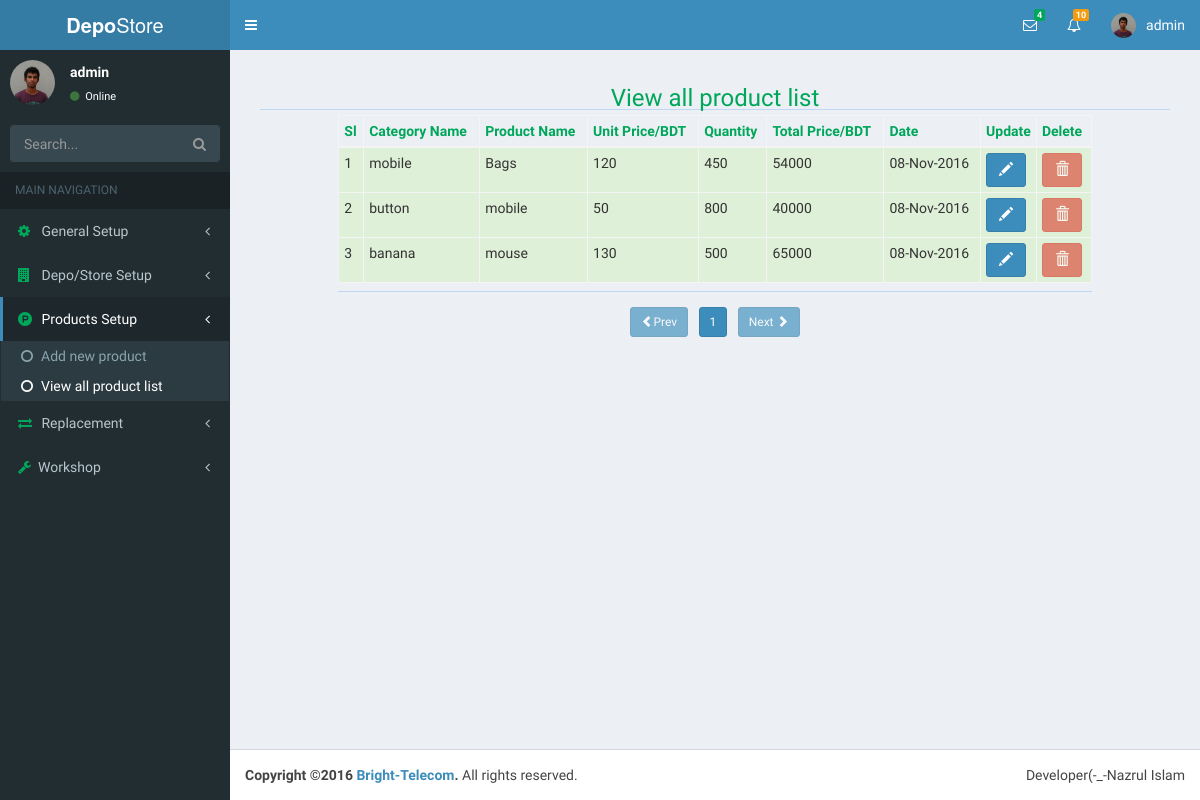
/index.php?page=productViewList&folder=products (signed in), run on an earlier commit of the app's database.
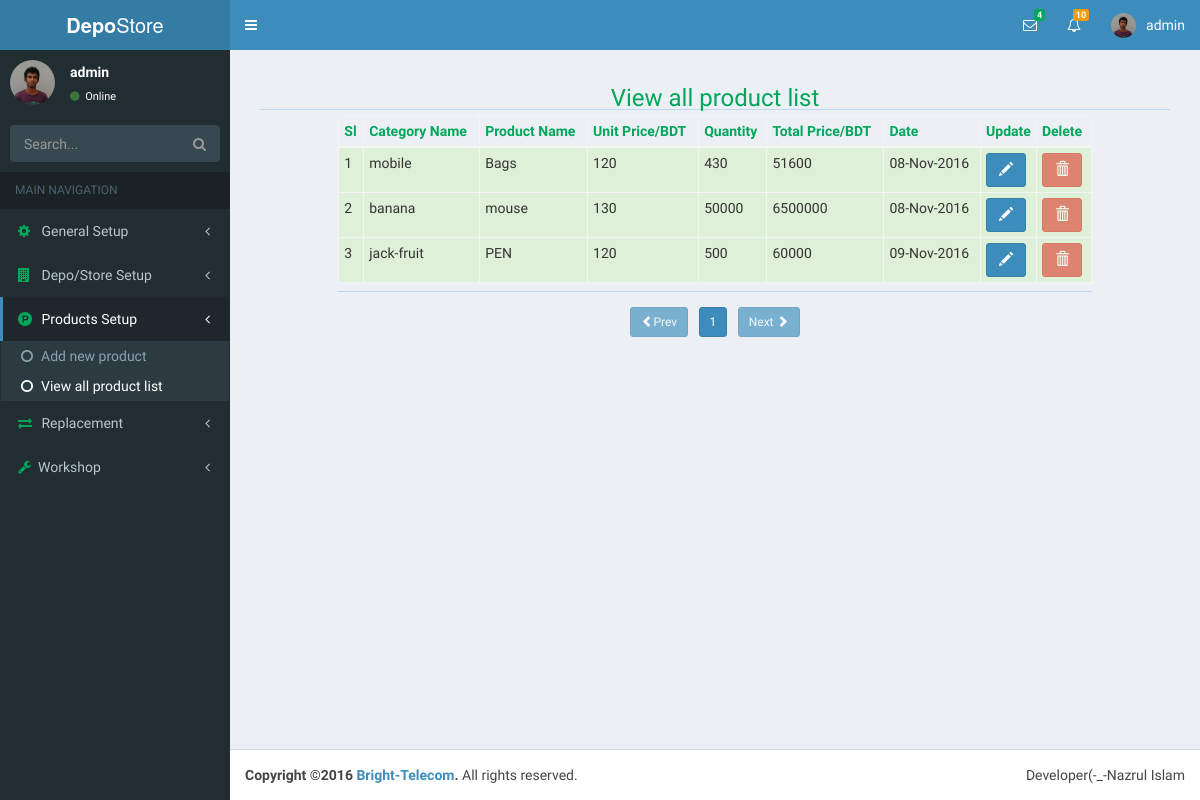
And on a later commit of the database.
### tables this page shows
CREATE TABLE `user` (
  `id` int(11) NOT NULL,
  `userName` varchar(20) NOT NULL,
  `password` varchar(42) NOT NULL,
  `userType` varchar(20) NOT NULL,
  `last_login` timestamp NOT NULL DEFAULT CURRENT_TIMESTAMP,
  `status` varchar(8) NOT NULL
);

CREATE TABLE `products` (
  `id` int(11) NOT NULL,
  `user_id` int(11) NOT NULL,
  `cat_id` int(11) NOT NULL,
  `pro_name` varchar(30) NOT NULL,
  `pro_price` int(6) NOT NULL,
  `quantity` int(6) NOT NULL,
  `total_price` int(11) NOT NULL,
  `uploader` varchar(30) NOT NULL,
  `entry_date` date NOT NULL
);

CREATE TABLE `category` (
  `id` int(11) NOT NULL,
  `catName` varchar(40) NOT NULL
);

### necessaryClass/user.php (called while the page is built, shortened)
<?php
class loginUser{
	public function userType(){
		if($_SESSION['userType']=='admin' OR $_SESSION['userType']=='superadmin'){
			return $_SESSION['userType'];
		}
		return false;
	}
}
$obj = new loginUser;
?>

### products/productViewList.php (the view, shortened to what this page needs)
<?php
	require('database.php');
	$pagination=$db->prepare("SELECT * FROM products");
	$pagination->execute();
	$totalRow=$pagination->rowCount();
	$itemPerpage=5;
	$totalPage=ceil($totalRow/$itemPerpage);
	$pageNumber=(isset($_GET['pgNumber'])?$_GET['pgNumber']:$_GET['pgNumber']=1);
	$start=($pageNumber-1)*$itemPerpage;
	$viewAllProList=$db->prepare("SELECT products.*,category.catName FROM products LEFT JOIN category ON products.cat_id=category.id LIMIT $start,$itemPerpage");
	$viewAllProList->execute();
	$sl='';
	$data='';
	while($viewAllProListRow=$viewAllProList->fetch(PDO::FETCH_OBJ)){
		$sl++;
		$date=date('d-M-Y',strtotime($viewAllProListRow->entry_date));
		$data.="
			<tr class='success'>
				<td>$sl</td>
				<td>$viewAllProListRow->catName</td>
				<td>$viewAllProListRow->pro_name</td>
				<td>$viewAllProListRow->pro_price</td>
				<td>$viewAllProListRow->quantity</td>
				<td>$viewAllProListRow->total_price</td>
				<td>$date</td>
				<td>
					<a href='index.php?page=productEdit&folder=products&proEditId=$viewAllProListRow->id' class='btn btn-primary'>
						<span class='glyphicon glyphicon-pencil'></span>
					</a>
				</td>
				<td>
					<a href='index.php?page=productViewList&folder=products&proDelid=$viewAllProListRow->id' class='btn btn-danger disabled'>
						<span class='glyphicon glyphicon-trash'></span>
					</a>
				</td>
			</tr>
		";
	};
?>
<div class="container-fluid">
	<div class="row">
		<div class="col-sm-12">
			<h3 class="text-center text-green">View all product list</h3>
			<hr>
		</div>
	</div>
	<div class="row">
		<div class="col-sm-10 col-sm-offset-1">
			<table class="table table-bordered table-hover table-condensed table-striped">
				<thead class="text-green">
					<th>Sl</th>
					<th>Category Name</th>
					<th>Product Name</th>
					<th>Unit Price/BDT</th>
					<th>Quantity</th>
					<th>Total Price/BDT</th>
					<th>Date</th>
					<th width="5%">Update</th>
					<th>Delete</th>
				<thead>
				<tbody>
					<?php echo $data;?>
				</tbody>
			</table><hr>
		</div>
	</div>
	<div class="row">
		<div class="col-xs-8 col-xs-offset-2 text-center" style="margin-top:10px">
			<?php
				$pagePre=$pageNumber-1;
				$pageNext=$pageNumber+1;
				if($pagePre==0){
					echo"<a href='index.php?page=productViewList&folder=products&pgNumber={$pagePre}' class='btn btn-primary btn-sm disabled'><span class='glyphicon glyphicon-chevron-left'></span>Prev</a> &nbsp;&nbsp;";
				}else{
					echo"<a href='index.php?page=productViewList&folder=products&pgNumber={$pagePre}' class='btn btn-primary btn-sm'><span class='glyphicon glyphicon-chevron-left'></span>Prev</a> &nbsp;&nbsp;";
				}
				if($pageNumber <= $totalPage){
					for($i=1;$i<=$totalPage;$i++){
						if($i == $pageNumber){
								echo "<a href='index.php?page=productViewList&folder=products&pgNumber={$i}' class='btn btn-primary btn-sm'>$i</a>".'&nbsp;';
						}else{
							echo "<a href='index.php?page=productViewList&folder=products&pgNumber={$i}' class='btn btn-default btn-sm'>$i</a>".'&nbsp;';
						}
					}
				}else{
					echo"Page not found ! 404";
				}
				if($pageNumber==$totalPage){
					echo"&nbsp;&nbsp;<a class='btn btn-primary btn-sm disabled'
						href='index.php?page=productViewList&folder=products&pgNumber={$pageNext}'>Next
							<span class='glyphicon glyphicon-chevron-right'></span>
						</a>";
				}else{
					echo"&nbsp;&nbsp;<a href='index.php?page=productViewList&folder=products&pgNumber={$pageNext}'
					 class='btn btn-primary btn-sm'>Next
					 	<span class='glyphicon glyphicon-chevron-right'></span>
					 </a>";
				}
			?>
		</div>
	</div>
</div>

### include/header.php (shortened to what this page needs)
<?php
require('database.php');
require('necessaryClass/user.php');
$userId=$_SESSION['userId'];
$userNameSelect=$db->prepare("SELECT * FROM `user` WHERE id=?");
$userNameSelect->bindParam(1,$userId);
$userNameSelect->execute();
$userNameRow=$userNameSelect->fetch(PDO::FETCH_ASSOC);
?>
<!DOCTYPE html>
<html>
	<head>
	  <link rel="stylesheet" href="bootstrap/css/bootstrap.min.css">
	  <link rel="stylesheet" href="https://cdnjs.cloudflare.com/ajax/libs/font-awesome/4.5.0/css/font-awesome.min.css">
	  <link rel="stylesheet" href="../datepicker/css/datepicker.css">
	  <link rel="stylesheet" href="dist/css/AdminLTE.min.css">
	       <link href="http://ajax.googleapis.com/ajax/libs/jqueryui/1.8/themes/base/jquery-ui.css" rel="stylesheet" type="text/css"/>
	  <link rel="stylesheet" href="dist/css/skins/_all-skins.min.css">
	  <link rel="stylesheet" href="datepicker/css/datepicker.css">
	  <link rel="stylesheet" href="plugins/bootstrap-wysihtml5/bootstrap3-wysihtml5.min.css">
	</head>
	<body class="hold-transition skin-blue sidebar-mini">
		<div class="wrapper">
		  <header class="main-header">
		    <a href="index.php" class="logo">
		      <span class="logo-lg"><b>Depo</b>Store</span>
		    </a>
		    <nav class="navbar navbar-static-top">
		      <a href="#" class="sidebar-toggle" data-toggle="offcanvas" role="button">
		      </a>
		      <div class="navbar-custom-menu">
		        <ul class="nav navbar-nav">
		          <li class="dropdown messages-menu">
		            <a href="#" class="dropdown-toggle" data-toggle="dropdown">
		              <i class="fa fa-envelope-o"></i>
		              <span class="label label-success">4</span>
		            </a>
		          </li>
		          <li class="dropdown notifications-menu">
		            <a href="#" class="dropdown-toggle" data-toggle="dropdown">
		              <i class="fa fa-bell-o"></i>
		              <span class="label label-warning">10</span>
		            </a>
		          </li>
		          <li class="dropdown user user-menu">
		            <a href="#" class="dropdown-toggle" data-toggle="dropdown">
		              <img src="dist/img/user2-160x160.jpg" class="user-image" alt="User Image">
		              <span class="hidden-xs"><?php echo $userNameRow['userName'];?></span>
		            </a>
		          </li>
		        </ul>
		      </div>
		    </nav>
		  </header>

### include/sideBar.php (shortened to what this page needs)
<aside class="main-sidebar">
    <section class="sidebar">
      <div class="user-panel">
        <div class="pull-left image">
          <img src="dist/img/user2-160x160.jpg" class="img-circle" alt="User Image">
        </div>
        <div class="pull-left info">
          <p><?php echo $userNameRow['userName'];?></p>
          <a href="#"><i class="fa fa-circle text-success"></i> Online</a>
        </div>
      </div>
      <form action="#" method="get" class="sidebar-form">
        <div class="input-group">
          <input type="text" name="q" class="form-control" placeholder="Search...">
              <span class="input-group-btn">
                <button type="submit" name="search" id="search-btn" class="btn btn-flat"><i class="fa fa-search"></i>
                </button>
              </span>
        </div>
      </form>
      <ul class="sidebar-menu">
        <li class="header">MAIN NAVIGATION</li>
        <?php
        	if($obj->userType()){
        ?>
	        <li class="<?php echo(isset($_GET['folder']) && $_GET['folder']=='setup')?'active':null;?> treeview">
	          <a href="#">
	            <i class="fa fa-cog text-green"></i> <span>General Setup</span>
	            <span class="pull-right-container">
	              <i class="fa fa-angle-left pull-right"></i>
	            </span>
	          </a>
	        </li>
        <?php } ?>
        <li class="<?php echo(isset($_GET['folder']) && $_GET['folder']=='depoinfo')?'active':null;?> treeview">
          <a href="#">
            <i class="fa fa-building text-green"></i> <span>Depo/Store Setup</span>
            <span class="pull-right-container">
              <i class="fa fa-angle-left pull-right"></i>
            </span>
          </a>
        </li>
        <?php
        	if($obj->userType()){
        ?>
	        <li class="<?php echo(isset($_GET['folder']) && $_GET['folder']=='products')?'active':null;?> treeview">
	          <a href="#">
	            <i class="fa fa-product-hunt text-green"></i> <span>Products Setup</span>
	            <span class="pull-right-container">
	              <i class="fa fa-angle-left pull-right"></i>
	            </span>
	          </a>
	          <ul class="treeview-menu">
	            <li class="<?php echo (isset($_GET['page']) && $_GET['page']=='productSetup')? 'active':null;?>"><a href="index.php?page=productSetup&folder=products"><i class="fa fa-circle-o"></i>Add new product</a></li>
	            <li class="<?php echo(isset($_GET['page']) && $_GET['page']=='productViewList')?'active':null;?>">
	            	<a href="index.php?page=productViewList&folder=products"><i class="fa fa-circle-o"></i>View all product list</a>
	            </li>
	          </ul>
	        </li>
        <?php } ?>
        <li class="<?php echo(isset($_GET['folder']) && $_GET['folder']=='replace')?'active':null;?> treeview">
        	<a href="#">
            <i class="fa fa-exchange text-green"></i> <span>Replacement</span>
            <span class="pull-right-container">
              <i class="fa fa-angle-left pull-right"></i>
            </span>
          </a>
        </li>
         <?php
         	if($obj->userType()){
         ?>
	        <li class="<?php echo(isset($_GET['folder']) && $_GET['folder']=='workshop')?'active':null;?> treeview">
	          <a href="#">
	            <i class="fa fa-wrench text-green"></i><span>Workshop</span>
	            <span class="pull-right-container">
	              <i class="fa fa-angle-left pull-right"></i>
	            </span>
	          </a>
	        </li>
        <?php } ?>
      </ul>
    </section>
  </aside>

### index.php (shortened to what this page needs)
<?php include('include/header.php'); ?>
<?php include('include/sideBar.php');?>
		  <div class="content-wrapper">
		    <section class="content">
		    	<?php
		    		if(isset($_GET['page'])){
		    			$page=$_GET['page'];
		    			if(isset($_GET['folder'])){
		    				$folder=$_GET['folder'];
		    				include($folder.'/'.$page.'.php');
		    			}else{
		    				include($page.'.php');
		    			}
		    		}
		    	?>
		    </section>
		  </div>
<?php include('include/footer.php');?>

### include/footer.php (shortened to what this page needs)
		  <footer class="main-footer">
		    <div class="pull-right hidden-xs">
		      <p>Developer(-_-Nazrul Islam</p>
		    </div>
		    <strong>Copyright &copy;<?php echo date('Y');?> <a href="nazrul.com.bd">Bright-Telecom</a>.</strong> All rights
		    reserved.
		  </footer>
		</div>
	</body>
</html>

What changed in the data, as far as the page shows it:
removed products: cat.catName "button", pro_name "mobile", pro_price "50", quantity "800", total_price "40000", entry_date "08-Nov-2016"
changed products "Bags": quantity "450" → "430"; total_price "54000" → "51600"
changed products "mouse": quantity "500" → "50000"; total_price "65000" → "6500000"
added products: cat.catName "jack-fruit", pro_name "PEN", pro_price "120", quantity "500", total_price "60000", entry_date "09-Nov-2016"
